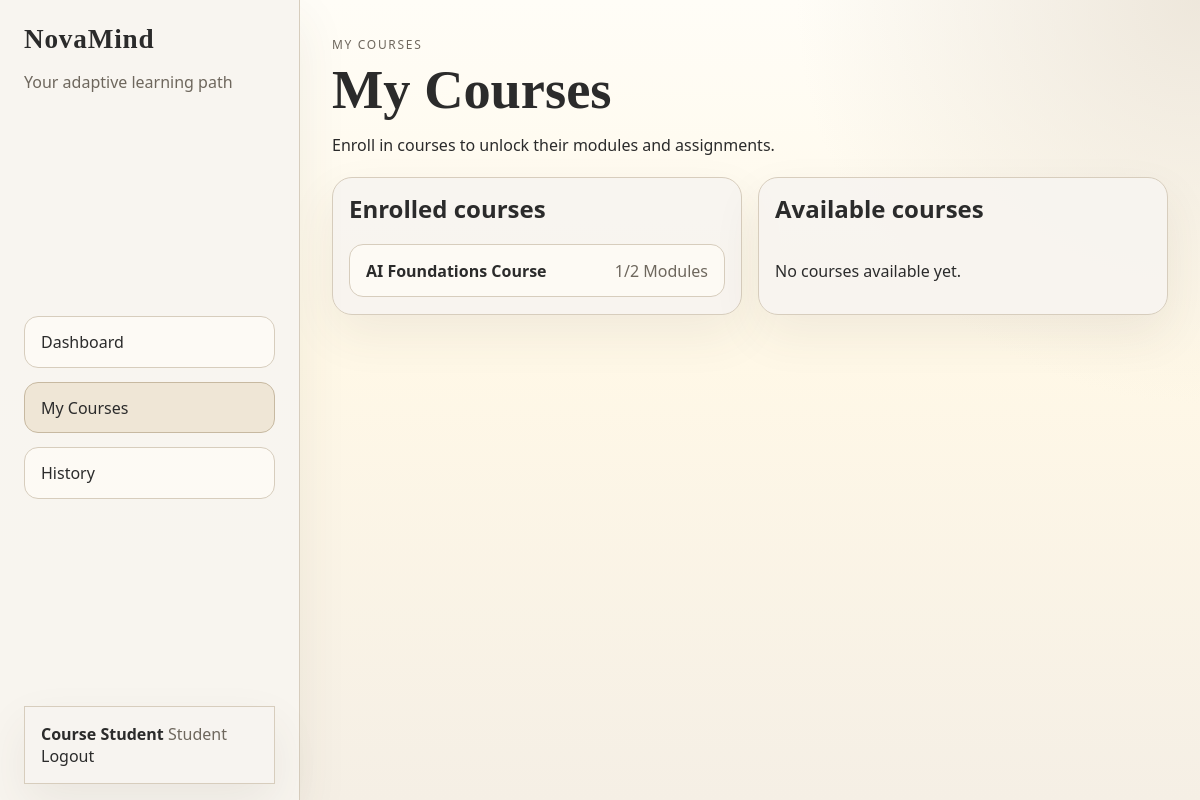
Page /my-courses (signed in) on the committed database.
### tables this page shows
CREATE TABLE users (
            id INTEGER PRIMARY KEY AUTOINCREMENT,
            username TEXT UNIQUE NOT NULL,
            full_name TEXT NOT NULL,
            password_hash TEXT NOT NULL,
            role_id INTEGER NOT NULL,
            preferred_language TEXT DEFAULT 'en',
            created_at TEXT DEFAULT CURRENT_TIMESTAMP,
            FOREIGN KEY (role_id) REFERENCES roles(id)
        );

CREATE TABLE roles (
            id INTEGER PRIMARY KEY AUTOINCREMENT,
            name TEXT UNIQUE NOT NULL
        );

CREATE TABLE courses (
            id INTEGER PRIMARY KEY AUTOINCREMENT,
            title TEXT NOT NULL,
            description TEXT NOT NULL,
            teacher_id INTEGER NOT NULL,
            created_at TEXT DEFAULT CURRENT_TIMESTAMP,
            FOREIGN KEY (teacher_id) REFERENCES users(id)
        );

### app.py (the view)
@app.route("/my-courses")
@login_required
def my_courses():
    if g.user["role_name"] != "student":
        return redirect(url_for("dashboard"))
    db = get_db()
    enrolled_ids = set(get_student_enrolled_course_ids(g.user["id"]))
    rows = db.execute(
        """
        SELECT courses.*, users.full_name AS teacher_name,
               COUNT(modules.id) AS module_count
        FROM courses
        JOIN users ON users.id = courses.teacher_id
        LEFT JOIN modules ON modules.course_id = courses.id
        GROUP BY courses.id
        ORDER BY courses.created_at DESC
        """
    ).fetchall()
    enrolled_courses = []
    available_courses = []
    for row in rows:
        card = dict(row)
        card.update(get_course_progress_snapshot(g.user["id"], row["id"]))
        if row["id"] in enrolled_ids:
            enrolled_courses.append(card)
        else:
            available_courses.append(card)
    return render_template(
        "my_courses.html",
        enrolled_courses=enrolled_courses,
        available_courses=available_courses,
    )

### app.py (called while the page is built)
def get_db():
    if "db" not in g:
        g.db = sqlite3.connect(DATABASE_PATH)
        g.db.row_factory = sqlite3.Row
    return g.db

def t(key):
    lang = session.get("lang", "en")
    return TRANSLATIONS.get(lang, TRANSLATIONS["en"]).get(key, key)

def app_texts():
    keys = [
        "load_test",
        "submit_test",
        "score_label",
        "passed_message",
        "failed_message",
        "choose_file_first",
        "download",
        "no_files",
        "error_output",
        "test_locked_message",
    ]
    return {key: t(key) for key in keys}

def role_label(role_name):
    return {
        "student": t("student_role"),
        "teacher": t("teacher_role"),
        "admin": "Admin",
    }.get(role_name, role_name.title())

def login_required(view):
    @wraps(view)
    def wrapped(*args, **kwargs):
        if not g.user:
            return redirect(url_for("login"))
        return view(*args, **kwargs)
    return wrapped

@app.before_request
def load_logged_in_user():
    if session.get("lang") not in ALLOWED_LANGS:
        session["lang"] = detect_request_language()
    user_id = session.get("user_id")
    g.user = None
    if user_id:
        g.user = get_db().execute(
            """
            SELECT users.*, roles.name AS role_name
            FROM users JOIN roles ON roles.id = users.role_id
            WHERE users.id = ?
            """,
            (user_id,),
        ).fetchone()
        if not g.user:
            session.clear()
            return
        session["role_name"] = g.user["role_name"]
        if session.get("lang") not in ALLOWED_LANGS:
            session["lang"] = g.user["preferred_language"] or detect_request_language()

def get_student_enrolled_course_ids(user_id):
    rows = get_db().execute(
        "SELECT course_id FROM enrollments WHERE student_id = ?",
        (user_id,),
    ).fetchall()
    return [row["course_id"] for row in rows]

### templates/my_courses.html
{% extends "base.html" %}
{% block content %}
<section class="page-header">
    <div>
        <span class="eyebrow">{{ t('my_courses') }}</span>
        <h1>{{ t('my_courses') }}</h1>
        <p>{{ t('my_courses_subtitle') }}</p>
    </div>
</section>
<section class="course-grid">
    <article class="lab-card">
        <h2>{{ t('enrolled_courses') }}</h2>
        <div class="teacher-module-list">
            {% if enrolled_courses %}
                {% for course in enrolled_courses %}
                <a href="{{ url_for('course_detail', course_id=course.id) }}" class="teacher-link">
                    <strong>{{ course.title }}</strong>
                    <span>{{ course.completed_modules }}/{{ course.total_modules }} {{ t('modules') }}</span>
                </a>
                {% endfor %}
            {% else %}
                <p>{{ t('no_courses') }}</p>
            {% endif %}
        </div>
    </article>
    <article class="lab-card">
        <h2>{{ t('available_courses') }}</h2>
        <div class="teacher-module-list">
            {% if available_courses %}
                {% for course in available_courses %}
                <div class="course-item">
                    <div>
                        <strong>{{ course.title }}</strong>
                        <p>{{ course.description }}</p>
                        <span>{{ t('teacher_owner') }}: {{ course.teacher_name }}</span>
                    </div>
                    <form method="post" action="{{ url_for('enroll_course', course_id=course.id) }}">
                        <button type="submit" class="primary-btn">{{ t('enroll') }}</button>
                    </form>
                </div>
                {% endfor %}
            {% else %}
                <p>{{ t('no_courses') }}</p>
            {% endif %}
        </div>
    </article>
</section>
{% endblock %}

### templates/base.html (shortened to what this page needs)
<!doctype html>
<html lang="{{ session.get('lang', 'en') }}">
<head>
    <link rel="stylesheet" href="{{ url_for('static', filename='css/styles.css') }}">
</head>
<body class="{% if g.user %}app-body{% else %}auth-body{% endif %}">
    <div class="app-shell">
        {% if g.user %}
        <aside class="sidebar">
            <div class="sidebar-inner">
                <div>
                    <div class="brand">NovaMind</div>
                    <p class="brand-subtitle">{{ t('your_path') }}</p>
                </div>
                <nav class="nav-links">
                    <a href="{{ url_for('dashboard') }}" class="{{ 'active' if request.endpoint == 'dashboard' else '' }}">{{ t('dashboard') }}</a>
                    {% if g.user.role_name == 'student' %}
                    <a href="{{ url_for('my_courses') }}" class="{{ 'active' if request.endpoint in ['my_courses', 'course_detail'] else '' }}">{{ t('my_courses') }}</a>
                    {% endif %}
                    <a href="{{ url_for('history') }}" class="{{ 'active' if request.endpoint == 'history' else '' }}">{{ t('history') }}</a>
                </nav>
                <div class="user-box">
                    <strong>{{ g.user.full_name }}</strong>
                    <span>{{ role_label(g.user.role_name) }}</span>
                    <a href="{{ url_for('logout') }}">{{ t('logout') }}</a>
                </div>
            </div>
        </aside>
        {% endif %}
        <main class="main-content {% if not g.user %}auth-layout{% endif %}">
            <div class="content-shell {% if not g.user %}content-shell-auth{% endif %}">
                {% block content %}{% endblock %}
            </div>
        </main>
    </div>
</body>
</html>

### static/css/styles.css (style rules this page uses)
:root { --bg: #fff8e7; --bg-soft: #f8f5f0; --panel: #f8f5f0; --panel-strong: #ede6da; --line: #d7cdbd; --line-strong: #c7b9a1; --text: #2b2b2b; --muted: #6e675d; --accent: #8f7a5a; --accent-soft: #efe6d6; --success: #dce9dc; --warning: #f4ddd5; --shadow: 0 20px 48px rgba(82, 68, 48, 0.08); --radius: 20px; --font-sans: "Avenir Next", "Segoe UI", sans-serif; --font-serif: "Iowan Old Style", "Georgia", serif; }
*, *::before, *::after { box-sizing: border-box; }
html { height: 100%; overflow-x: hidden; }
body { margin: 0; height: 100%; min-height: 100vh; overflow-x: hidden; color: var(--text); font-family: var(--font-sans); background: radial-gradient(circle at top right, rgba(237, 230, 218, 0.95), transparent 28%), linear-gradient(180deg, #fffdf7 0%, var(--bg) 45%, #f5efe5 100%); }
body.app-body { display: block; }
a { color: inherit; text-decoration: none; }
.app-shell { width: 100%; min-height: 100vh; }
.main-content { width: 100%; min-width: 0; overflow-x: hidden; padding: 5rem 1rem 1.5rem; }
.content-shell { width: min(100%, 1200px); margin: 0 auto; }
.sidebar { position: fixed; inset: 0 auto 0 0; width: min(86vw, 320px); max-width: 320px; transform: translateX(-100%); transition: transform 0.25s ease; z-index: 40; border-right: 1px solid var(--line); background: rgba(248, 245, 240, 0.98); box-shadow: var(--shadow); padding: 1.25rem; }
.sidebar-inner { min-height: calc(100vh - 2.5rem); display: flex; flex-direction: column; gap: 1rem; justify-content: space-between; }
.brand { font-family: var(--font-serif); font-size: 1.7rem; font-weight: 700; letter-spacing: 0.03em; }
.brand-subtitle, .user-box span, .module-card p, .flash, .eyebrow, .stat-pill, .teacher-link span, .secondary-link { color: var(--muted); }
.nav-links, .teacher-module-list, .stage-panel, .lab-panel { display: grid; gap: 0.9rem; }
.nav-links a, .teacher-link, .primary-btn, .secondary-link, .status-badge { border-radius: 14px; }
.nav-links a, .teacher-link, .file-item { border: 1px solid var(--line); background: rgba(255, 253, 247, 0.72); }
.nav-links a { padding: 0.85rem 1rem; }
.nav-links a.active, .nav-links a:hover, .teacher-link:hover { background: var(--accent-soft); border-color: var(--line-strong); }
.user-box, .flash, .lab-card, .module-card, .stage-card, .glass-form, .hero-card, .stat-pill { background: rgba(248, 245, 240, 0.92); border: 1px solid var(--line); box-shadow: var(--shadow); }
.user-box, .flash, .lab-card, .module-card, .stage-card, .glass-form { padding: 1rem; }
.eyebrow { text-transform: uppercase; letter-spacing: 0.14em; font-size: 0.75rem; }
.hero-copy h1, .page-header h1 { margin: 0.5rem 0 0.75rem; font-family: var(--font-serif); font-size: clamp(2rem, 7vw, 3.4rem); line-height: 1.06; }
.hero-copy p, .page-header p { margin: 0; max-width: 60ch; line-height: 1.65; }
.page-header { display: grid; gap: 0.9rem; margin-bottom: 1.2rem; }
.module-grid, .course-grid, .teacher-layout, .editor-grid, .module-layout, .lab-output-grid, .history-grid { display: grid; grid-template-columns: 1fr; gap: 1rem; }
.module-card, .lab-card, .stage-card { border-radius: var(--radius); }
.module-card h3, .stage-card h2, .lab-card h2 { margin-top: 0; line-height: 1.25; }
.module-topline, .lab-header, .file-item, .teacher-link { display: flex; justify-content: space-between; align-items: center; gap: 0.8rem; }
.file-item, .teacher-link { padding: 0.9rem 1rem; }
@media (min-width: 760px) { .main-content { padding: 2rem; } }
@media (min-width: 760px) { .page-header { grid-template-columns: 1fr auto; align-items: start; } }
@media (min-width: 760px) { .module-grid, .course-grid, .teacher-layout, .editor-grid, .lab-output-grid, .history-grid { grid-template-columns: repeat(2, minmax(0, 1fr)); } }
@media (min-width: 900px) { .main-content:not(.auth-layout) { padding-inline: 1.5rem; } }
@media (min-width: 1100px) { .app-shell { display: grid; grid-template-columns: 300px 1fr; } }
@media (min-width: 1100px) { .sidebar { position: sticky; top: 0; transform: none; width: auto; height: 100vh; padding: 1.5rem; } }
@media (min-width: 1100px) { .main-content { padding: 2rem; } }
@media (min-width: 1100px) { .main-content:not(.auth-layout) { min-height: 100vh; margin-left: 0; overflow-y: auto; padding-inline: 2rem; } }

### rows in the picture
users: user.full_name "Course Student"
roles: name "Student"
courses: title "AI Foundations Course", completed_modules "1", total_modules "2", t "Modules"

### other values in the picture
{{ t('your_path') }} "Your adaptive learning path"
{{ t('dashboard') }} "Dashboard"
{{ t('my_courses') }} "My Courses"
{{ t('history') }} "History"
{{ t('logout') }} "Logout"
{{ t('my_courses') }} "MY COURSES"
{{ t('my_courses_subtitle') }} "Enroll in courses to unlock their modules and assignments."
{{ t('enrolled_courses') }} "Enrolled courses"
{{ t('available_courses') }} "Available courses"
{{ t('no_courses') }} "No courses available yet."
